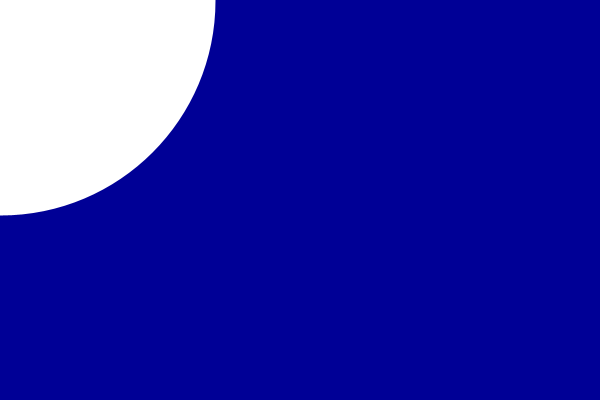
Frame 1 (no input)
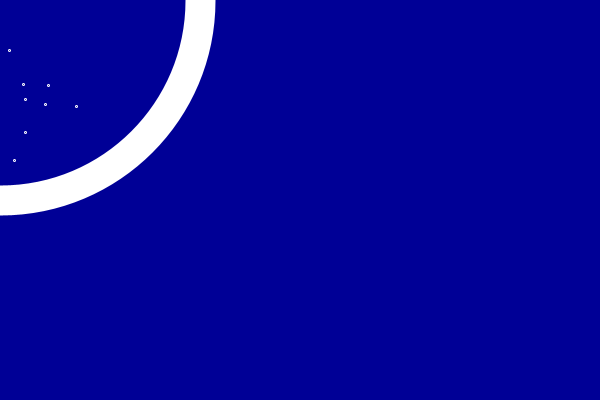
Frame 60 (the mouse pressed at the canvas centre just before this capture)
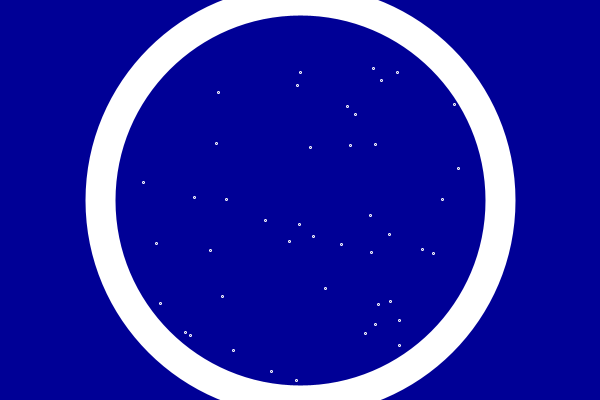
Frame 120 (the mouse held since frame 60 and released just before this capture)

The Processing sketch that drew these frames (run headless with seeded random() and noise(); from frame 60 on, the mouse is pressed at the canvas centre):

// Processing sketch: processing_166672
// ── processing_166672.pde

float[] xCoord = new float[100];
float[] yCoord = new float[100];
float[] rate=new float[100];

void setup() {
  size(600, 400);
  smooth();
  for (int i = 0; i <100; i++) {
    xCoord[i] = random(width);
    yCoord[i] = random(height);
    rate[i]=random(1, 3);
  }
}

void draw() {
  background(0, 0, 150);
  stroke(255);
  strokeWeight(30);
  ellipse(mouseX, mouseY, 400, 400);
  noFill();
  for (int i = 0; i < 100; i++ ) {
    yCoord[i] +=rate[i];
    yCoord[i] -= 5;
    xCoord[i] += random (-3, 3);
    if (yCoord[i] <0) {
      yCoord[i] += height;
    }
    if (dist(mouseX, mouseY, xCoord[i], yCoord[i]) < 200) {
      noFill();
      strokeWeight(1);
      ellipse(xCoord[i], yCoord[i], 2, 2);
    }
  }
}
